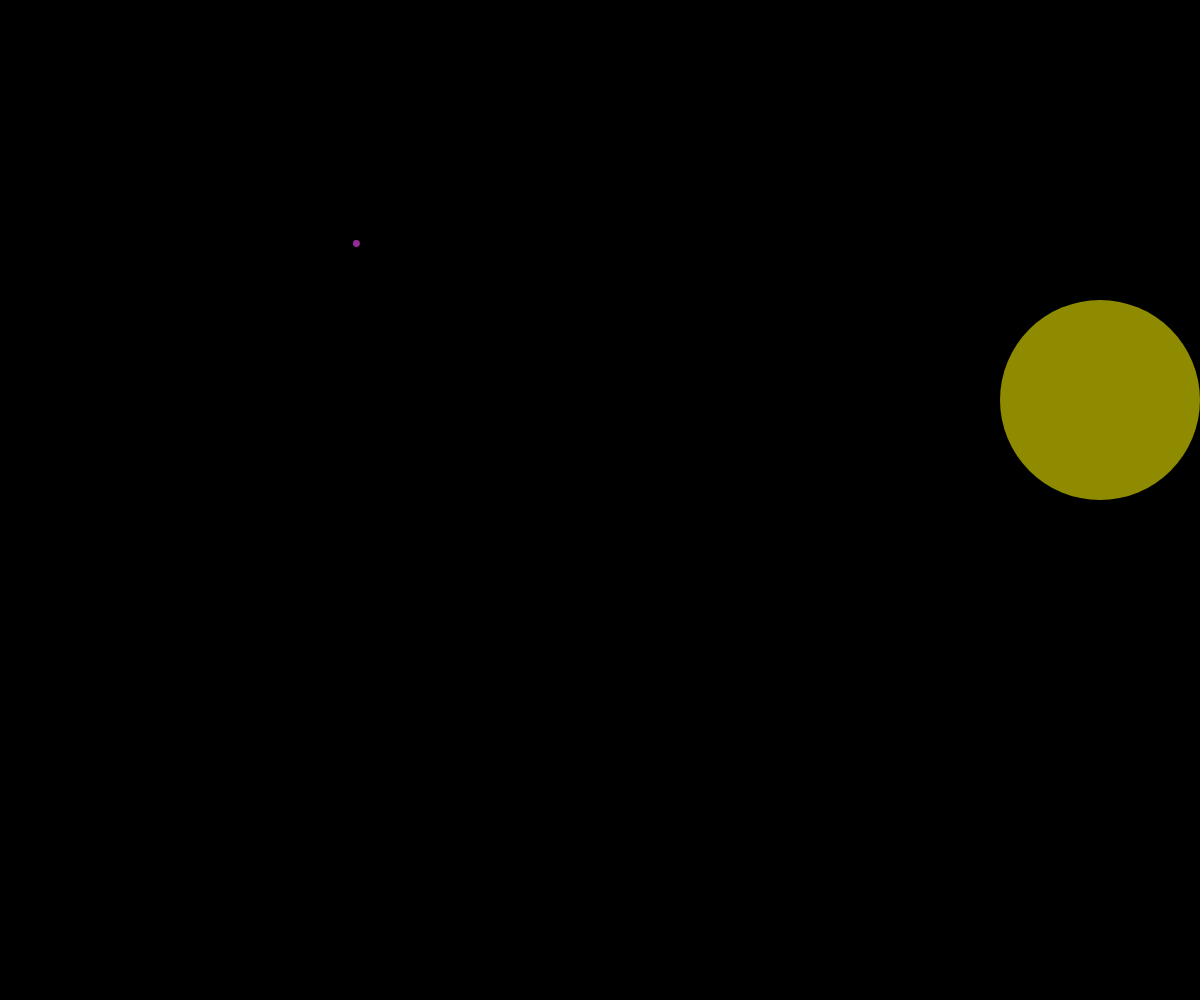
Frame 1 (no input)
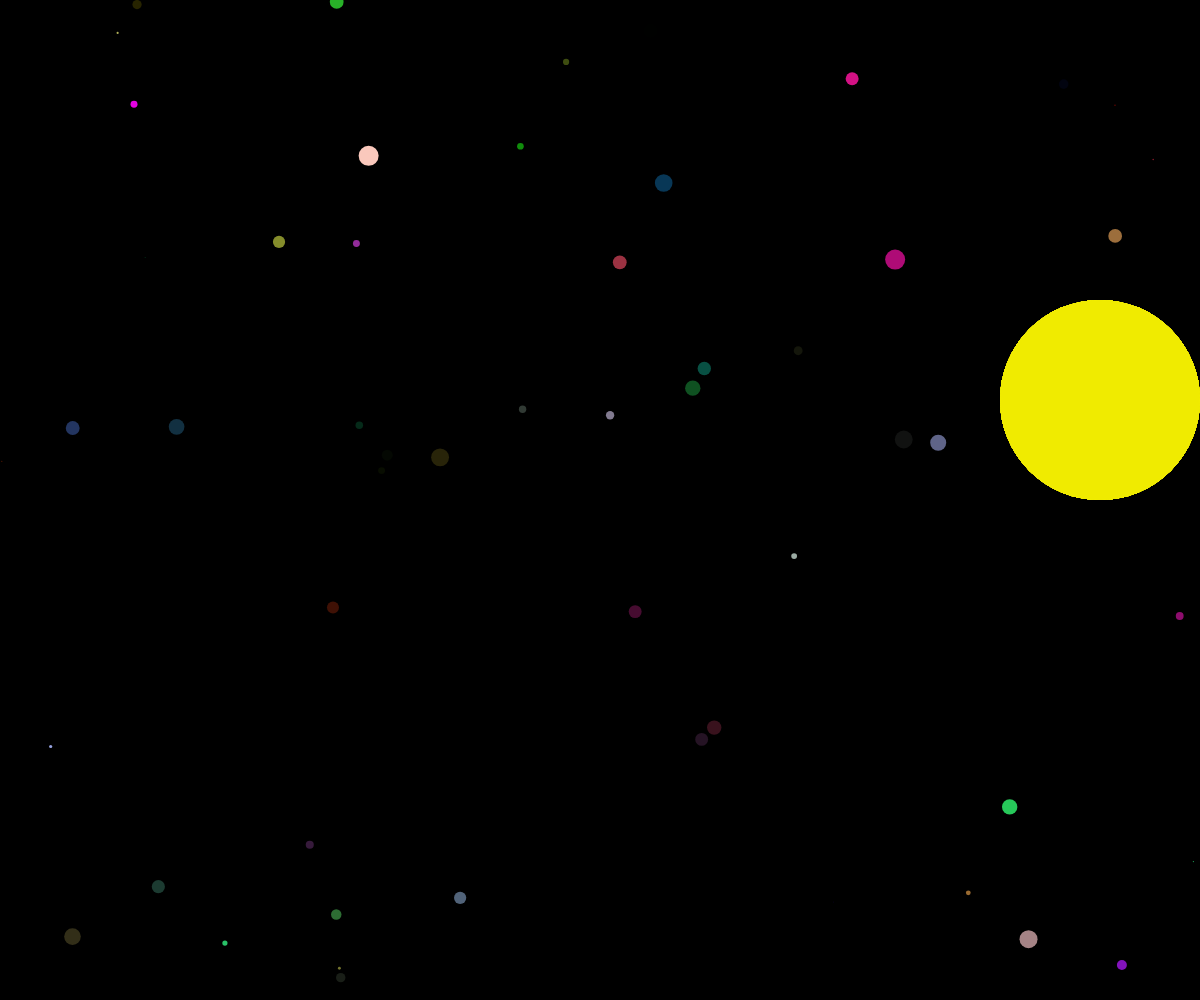
Frame 60 (no input)
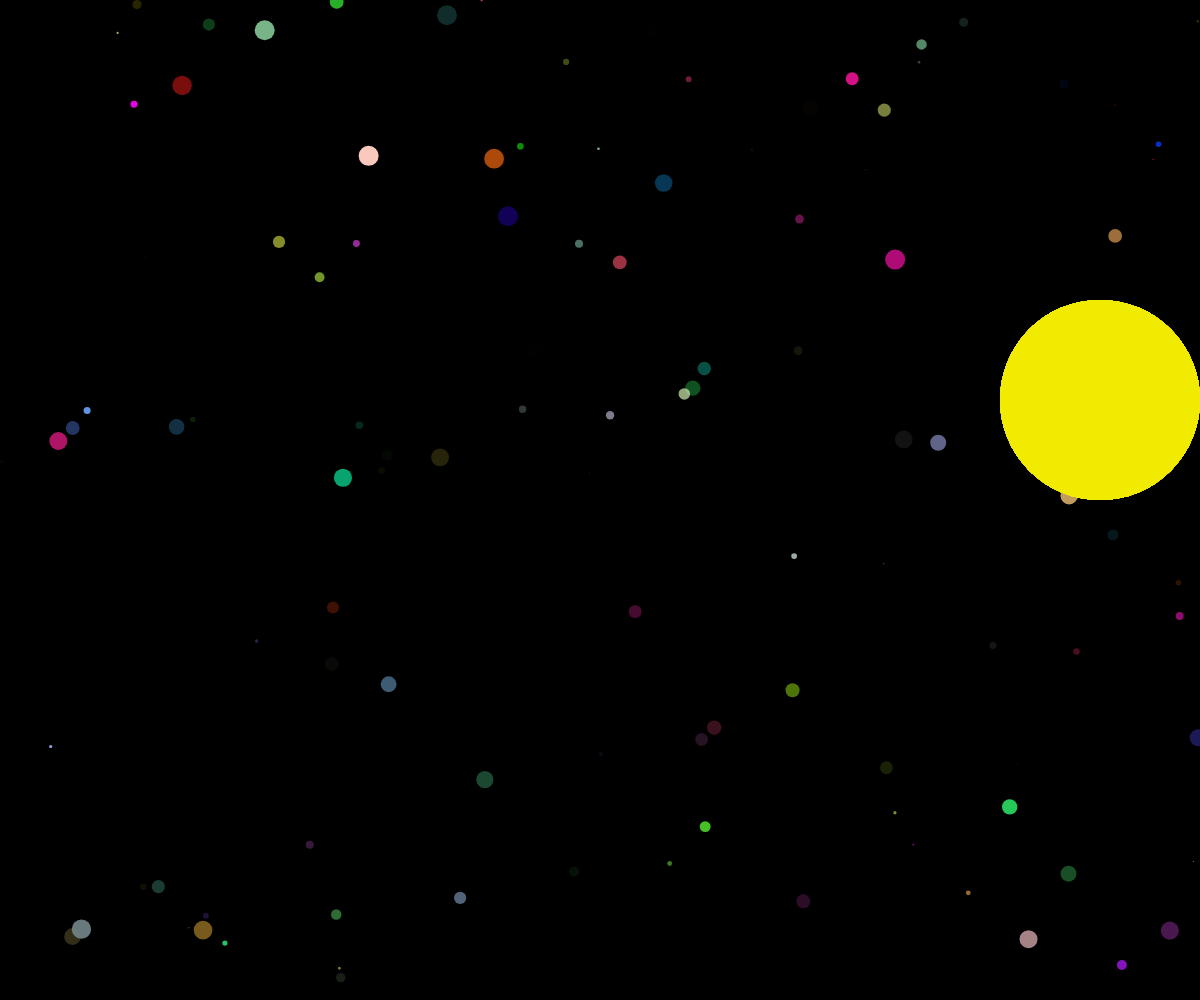
Frame 120 (the mouse pressed at the canvas centre since frame 60)

The p5.js sketch that drew these frames (run headless with seeded random() and noise() and a simulated clock; from frame 60 on, the mouse is pressed at the canvas centre):

// p5.js sketch
// ── sketch.js
let x = 450;
let y = 225;
let extraCanvas;
let r, g, b, size;

function setup() {
  createCanvas(windowWidth, windowHeight);
  extraCanvas = createGraphics(windowWidth, windowHeight);
  extraCanvas.clear();
  background(0);
  noStroke();
}

function draw() {
  r = random(255);
  g = random(255);
  b = random(255);
  size = random(20);
  opacity = random(255)
  fill(r, g, b, opacity);
  x = random(width);
  y = random(height);
  ellipse(x, y, size);

  image(extraCanvas, 0, 0);
  fill(242, 237, 0, 150);
  ellipse(1100, 400, 200);
}
